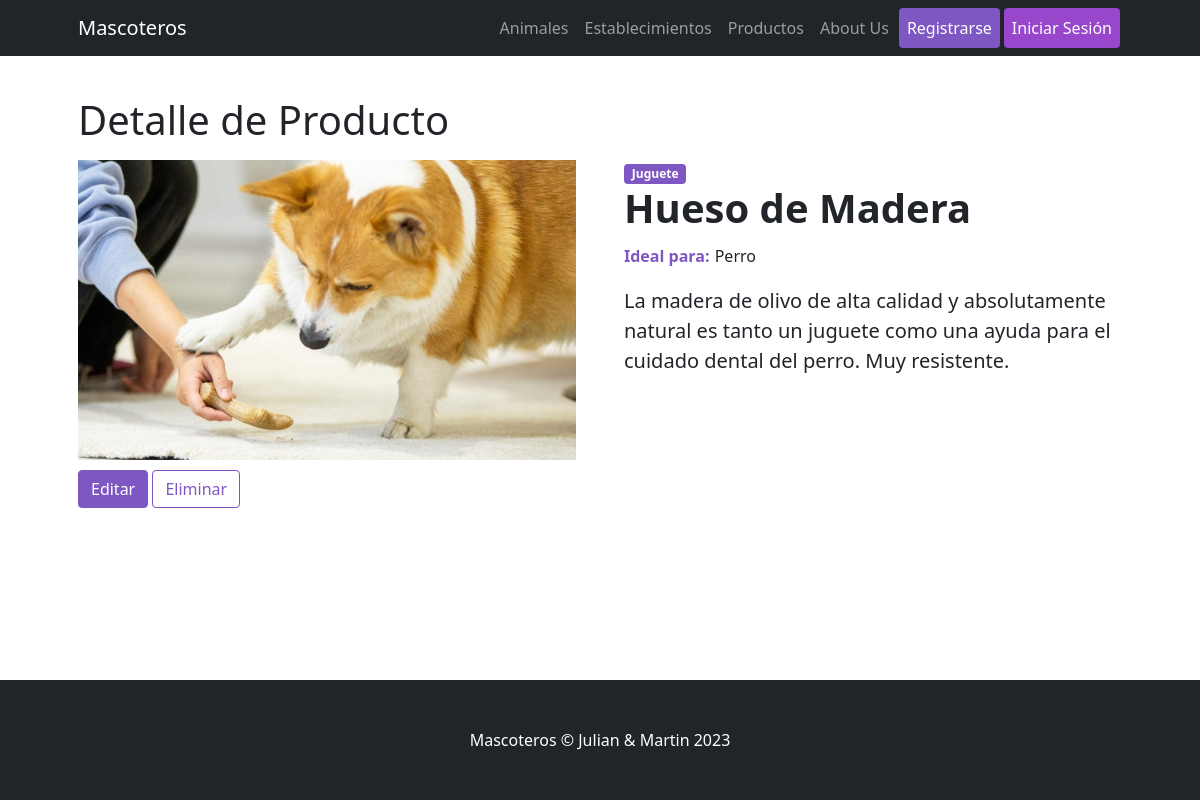
The app's page /Mascoteros/producto/1 with its own data.
### Mascoteros/models.py (models this page shows)
class Producto (models.Model):
    nombre           = models.CharField(max_length=64)
    descripcion      = models.CharField(max_length=500)
    imagen           = models.ImageField(upload_to='images_productos')
    especie_objetivo = models.CharField(max_length=255)
    tipo             = models.CharField(max_length=32)

### Mascoteros/views.py (the view)
# urls.py: path("producto/<int:pk>", DetalleProducto.as_view(), name="ProductosDetalle"),
class DetalleProducto(DetailView):
    model = Producto
    template_name = "Mascoteros/producto/producto_detail.html"

### Mascoteros/templates/Mascoteros/producto/producto_detail.html (shortened to what this page needs)
{% extends "Mascoteros/parent.html" %}
{% load static %}
{% block contenidoDinamico %}
<h1 class="card-title">Detalle de Producto</h1>
<div class="row gx-4 gx-lg-5 align-items-left">
    <div class="col-md-6"><img class="card-img-top-detail mb-5 mb-md-0" src="{{producto.imagen.url}}" alt="..." /></div>
    <div class="col-md-6">
        <span class="badge bg-primary">{{producto.tipo}}</span>
        <h1 class="display-6 fw-bolder">{{producto.nombre}}</h1>
        <div class="fs-5 mb-3">
            <span class="span-detalle-label">Ideal para:</span>
            <span class="span-detalle" >{{producto.especie_objetivo}}</span>
        </div>
        <p class="lead">{{producto.descripcion}}</p>
    </div>
    <div class="container-fluid">
        <a href="{% url 'ProductosEditar' producto.id %}" class="btn btn-dark active" role="button" aria-pressed="true">Editar</a>
        <a href="{% url 'ProductosBorrar' producto.id %}" class="btn btn-outline-success" role="button" aria-pressed="true">Eliminar</a>
    </div>
</div>
{% endblock %}

### records on screen
Producto: imagen (picture), tipo "Juguete", nombre "Hueso de Madera", especie_objetivo "Perro", descripcion "La madera de olivo de alta calidad y absolutamente natural es tanto un juguete como una ayuda para el cuidado dental del perro. Muy resistente."
